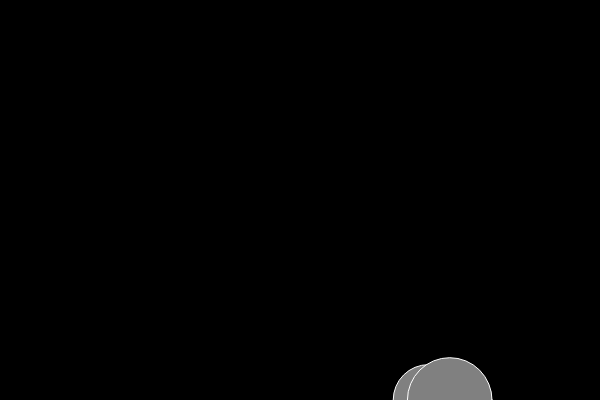
Frame 1 (no input)
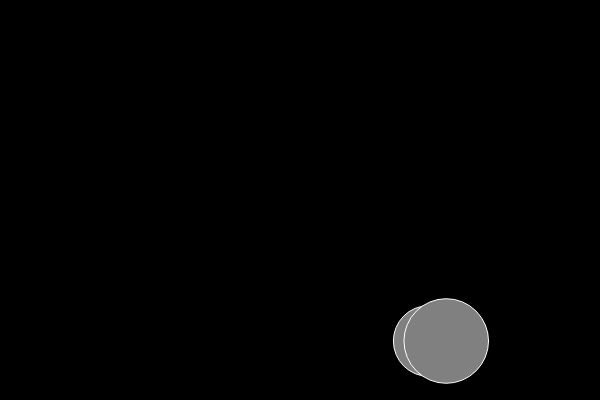
Frame 60 (no input)
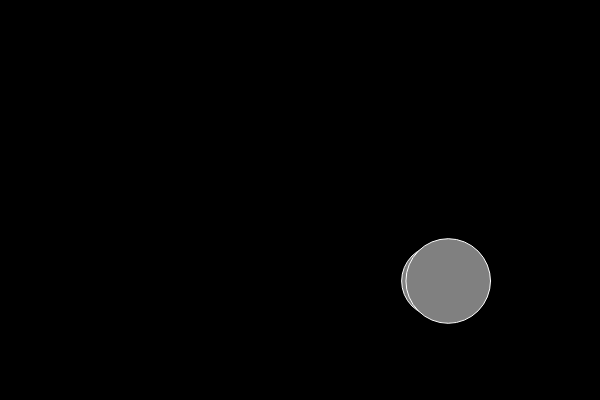
Frame 120 (the mouse pressed at the canvas centre since frame 60)

The p5.js sketch that drew these frames (run headless with seeded random() and noise() and a simulated clock; from frame 60 on, the mouse is pressed at the canvas centre):

// p5.js sketch
// ── sketch.js
// Example code from
// Coding Train "8.3: Defining a Class Part II - Processing Tutorial"
// https://youtu.be/XwfOVFelLoo
// 
// Coding Train "8.4: Constructor Arguments - Processing Tutorial"
// https://youtu.be/NrwaKOsplZk

var b1,b2;

function setup() {
    createCanvas(600, 400);
    b1 = new Bubble();
    b2 = new Bubble();
}

function draw() {
    background(0);
    b1.draw();
    b2.draw();
    b1.ascend();
    b2.ascend();
}
// ── bubble.js
function Bubble() {

    this.x = random(width);
    this.y = height;
    this.r = random(50, 150);

    this.draw = function () {
        stroke(255);
        fill(128);
        ellipse(this.x, this.y, this.r, this.r);
    }

    this.ascend = function () {
        this.y--;
        this.y = max(this.r/2, this.y);
        this.x += random(-2, 2);
    }
}
